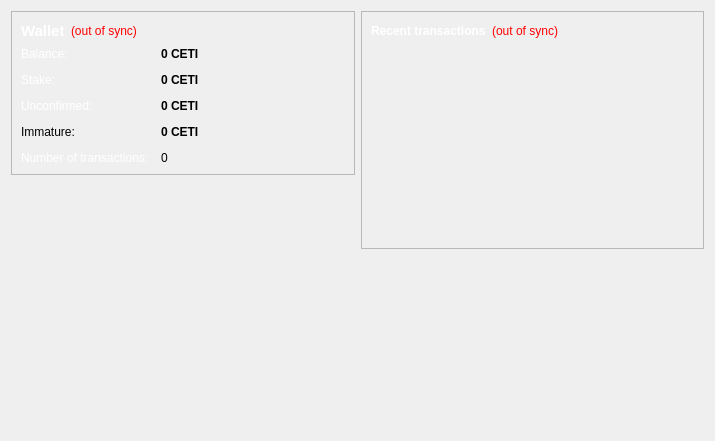
<?xml version="1.0" encoding="UTF-8"?>
<ui version="4.0">
 <class>OverviewPage</class>
 <widget class="QWidget" name="OverviewPage">
  <property name="geometry">
   <rect>
    <x>0</x>
    <y>0</y>
    <width>715</width>
    <height>441</height>
   </rect>
  </property>
  <property name="windowTitle">
   <string>Form</string>
  </property>
  <layout class="QHBoxLayout" name="horizontalLayout" stretch="1,1">
   <item>
    <layout class="QVBoxLayout" name="verticalLayout_2">
     <item>
      <widget class="QFrame" name="frame">
       <property name="frameShape">
        <enum>QFrame::StyledPanel</enum>
       </property>
       <property name="frameShadow">
        <enum>QFrame::Raised</enum>
       </property>
       <layout class="QVBoxLayout" name="verticalLayout_4">
        <item>
         <layout class="QHBoxLayout" name="horizontalLayout_4">
          <item>
           <widget class="QLabel" name="label_5">
            <property name="font">
             <font>
              <pointsize>11</pointsize>
              <weight>75</weight>
              <bold>true</bold>
             </font>
            </property>
			<property name="styleSheet">
             <string notr="true">QLabel { color: white; }</string>
            </property>
            <property name="text">
             <string>Wallet</string>
            </property>
           </widget>
          </item>
          <item>
           <widget class="QLabel" name="labelWalletStatus">
            <property name="toolTip">
             <string>The displayed information may be out of date. Your wallet automatically synchronizes with the Cetus network after a connection is established, but this process has not completed yet.</string>
            </property>
            <property name="styleSheet">
             <string notr="true">QLabel { color: red; }</string>
            </property>
            <property name="text">
             <string notr="true">(out of sync)</string>
            </property>
            <property name="alignment">
             <set>Qt::AlignLeading|Qt::AlignLeft|Qt::AlignVCenter</set>
            </property>
           </widget>
          </item>
          <item>
           <spacer name="horizontalSpacer_2">
            <property name="orientation">
             <enum>Qt::Horizontal</enum>
            </property>
            <property name="sizeHint" stdset="0">
             <size>
              <width>40</width>
              <height>20</height>
             </size>
            </property>
           </spacer>
          </item>
         </layout>
        </item>
        <item>
         <layout class="QFormLayout" name="formLayout_2">
          <property name="fieldGrowthPolicy">
           <enum>QFormLayout::AllNonFixedFieldsGrow</enum>
          </property>
          <property name="horizontalSpacing">
           <number>12</number>
          </property>
          <property name="verticalSpacing">
           <number>12</number>
          </property>
          <item row="0" column="0">
           <widget class="QLabel" name="label">
		    <property name="styleSheet">
             <string notr="true">QLabel { color: white; }</string>
            </property>
            <property name="text">
             <string>Balance:</string>
            </property>
           </widget>
          </item>
          <item row="0" column="1">
           <widget class="QLabel" name="labelBalance">
            <property name="font">
             <font>
              <weight>75</weight>
              <bold>true</bold>
             </font>
            </property>
            <property name="cursor">
             <cursorShape>IBeamCursor</cursorShape>
            </property>
            <property name="toolTip">
             <string>Your current balance</string>
            </property>
            <property name="text">
             <string notr="true">0 CETI</string>
            </property>
            <property name="textInteractionFlags">
             <set>Qt::LinksAccessibleByMouse|Qt::TextSelectableByKeyboard|Qt::TextSelectableByMouse</set>
            </property>
           </widget>
          </item>
          <item row="1" column="0">
           <widget class="QLabel" name="label_6">
		    <property name="styleSheet">
             <string notr="true">QLabel { color: white; }</string>
            </property>
            <property name="text">
             <string>Stake:</string>
            </property>
           </widget>
          </item>
          <item row="1" column="1">
           <widget class="QLabel" name="labelStake">
            <property name="font">
             <font>
              <weight>75</weight>
              <bold>true</bold>
             </font>
            </property>
            <property name="cursor">
             <cursorShape>IBeamCursor</cursorShape>
            </property>
            <property name="toolTip">
             <string>Total of coins that was staked, and do not yet count toward the current balance</string>
            </property>
            <property name="text">
             <string notr="true">0 CETI</string>
            </property>
            <property name="textInteractionFlags">
             <set>Qt::LinksAccessibleByMouse|Qt::TextSelectableByKeyboard|Qt::TextSelectableByMouse</set>
            </property>
           </widget>
          </item>
          <item row="2" column="0">
           <widget class="QLabel" name="label_3">
		    <property name="styleSheet">
             <string notr="true">QLabel { color: white; }</string>
            </property>
		   <property name="text">
             <string>Unconfirmed:</string>
            </property>
           </widget>
          </item>
          <item row="2" column="1">
           <widget class="QLabel" name="labelUnconfirmed">
            <property name="font">
             <font>
              <weight>75</weight>
              <bold>true</bold>
             </font>
            </property>
            <property name="cursor">
             <cursorShape>IBeamCursor</cursorShape>
            </property>
            <property name="toolTip">
             <string>Total of transactions that have yet to be confirmed, and do not yet count toward the current balance</string>
            </property>
            <property name="text">
             <string notr="true">0 CETI</string>
            </property>
            <property name="textInteractionFlags">
             <set>Qt::LinksAccessibleByMouse|Qt::TextSelectableByKeyboard|Qt::TextSelectableByMouse</set>
            </property>
           </widget>
          </item>
          <item row="3" column="0">
           <widget class="QLabel" name="labelImmatureText">
            <property name="text">
             <string>Immature:</string>
            </property>
           </widget>
          </item>
          <item row="3" column="1">
           <widget class="QLabel" name="labelImmature">
            <property name="font">
             <font>
              <weight>75</weight>
              <bold>true</bold>
             </font>
            </property>
            <property name="toolTip">
             <string>Mined balance that has not yet matured</string>
            </property>
            <property name="text">
             <string notr="true">0 CETI</string>
            </property>
            <property name="textInteractionFlags">
             <set>Qt::LinksAccessibleByMouse|Qt::TextSelectableByKeyboard|Qt::TextSelectableByMouse</set>
            </property>
           </widget>
          </item>
          <item row="4" column="0">
           <widget class="QLabel" name="label_2">
		    <property name="styleSheet">
             <string notr="true">QLabel { color: white; }</string>
            </property>
		   <property name="text">
             <string>Number of transactions:</string>
            </property>
           </widget>
          </item>
          <item row="4" column="1">
           <widget class="QLabel" name="labelNumTransactions">
            <property name="toolTip">
             <string>Total number of transactions in wallet</string>
            </property>
            <property name="text">
             <string notr="true">0</string>
            </property>
           </widget>
          </item>
         </layout>
        </item>
       </layout>
      </widget>
     </item>
     <item>
      <spacer name="verticalSpacer">
       <property name="orientation">
        <enum>Qt::Vertical</enum>
       </property>
       <property name="sizeHint" stdset="0">
        <size>
         <width>20</width>
         <height>40</height>
        </size>
       </property>
      </spacer>
     </item>
     <item>
      <widget class="QLabel" name="label_6">
       <property name="text">
        <string/>
       </property>
       <property name="pixmap">
        <pixmap resource="../bitcoin.qrc">:/images/backg</pixmap>
       </property>
       <property name="scaledContents">
        <bool>false</bool>
       </property>
       <property name="alignment">
        <set>Qt::AlignCenter</set>
       </property>
       <property name="margin">
        <number>-2</number>
       </property>
      </widget>
     </item>
    </layout>
   </item>
   <item>
    <layout class="QVBoxLayout" name="verticalLayout_3">
     <item>
      <widget class="QFrame" name="frame_2">
       <property name="frameShape">
        <enum>QFrame::StyledPanel</enum>
       </property>
       <property name="frameShadow">
        <enum>QFrame::Raised</enum>
       </property>
       <layout class="QVBoxLayout" name="verticalLayout">
        <item>
         <layout class="QHBoxLayout" name="horizontalLayout_2">
          <item>
           <widget class="QLabel" name="label_4">
		    <property name="styleSheet">
             <string notr="true">QLabel { color: white; }</string>
            </property>
		   <property name="text">
             <string>&lt;b&gt;Recent transactions&lt;/b&gt;</string>
            </property>
           </widget>
          </item>
          <item>
           <widget class="QLabel" name="labelTransactionsStatus">
            <property name="toolTip">
             <string>The displayed information may be out of date. Your wallet automatically synchronizes with the Cetus network after a connection is established, but this process has not completed yet.</string>
            </property>
            <property name="styleSheet">
             <string notr="true">QLabel { color: red; }</string>
            </property>
            <property name="text">
             <string notr="true">(out of sync)</string>
            </property>
            <property name="alignment">
             <set>Qt::AlignRight|Qt::AlignTrailing|Qt::AlignVCenter</set>
            </property>
           </widget>
          </item>
          <item>
           <spacer name="horizontalSpacer">
            <property name="orientation">
             <enum>Qt::Horizontal</enum>
            </property>
            <property name="sizeHint" stdset="0">
             <size>
              <width>40</width>
              <height>20</height>
             </size>
            </property>
           </spacer>
          </item>
         </layout>
        </item>
        <item>
         <widget class="QListView" name="listTransactions">
          <property name="styleSheet">
           <string notr="true">QListView { color:#f8f7f6; background: transparent; }</string>
          </property>
          <property name="frameShape">
           <enum>QFrame::NoFrame</enum>
          </property>
          <property name="verticalScrollBarPolicy">
           <enum>Qt::ScrollBarAlwaysOff</enum>
          </property>
          <property name="horizontalScrollBarPolicy">
           <enum>Qt::ScrollBarAlwaysOff</enum>
          </property>
          <property name="selectionMode">
           <enum>QAbstractItemView::NoSelection</enum>
          </property>
         </widget>
        </item>
       </layout>
      </widget>
     </item>
     <item>
      <spacer name="verticalSpacer_2">
       <property name="orientation">
        <enum>Qt::Vertical</enum>
       </property>
       <property name="sizeHint" stdset="0">
        <size>
         <width>20</width>
         <height>40</height>
        </size>
       </property>
      </spacer>
     </item>
    </layout>
   </item>
  </layout>
 </widget>
 <resources>
  <include location="../bitcoin.qrc"/>
 </resources>
 <connections/>
</ui>
